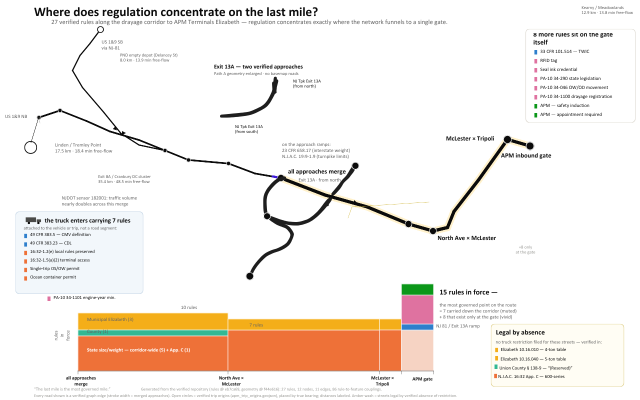
#> input picture visuals/reference/last_mile_reference.png, 1280 x 800 px (shown at 1/2 size)
$ python check_reference_lines.py
#> lines starting #> are read from the running program, lines starting #| are printed output that depends on the picture; after the words box and inside, x2 and y2 are one past the last pixel; in counts of white or black regions, pixels touching at a corner belong together
#!/usr/bin/env python3
"""Score how closely the rendered map's black lines match the reference.

Maps the map-axes region of visuals/last_mile_regulation_map.png back to
slide pixels (1280 x 800), extracts thick dark strokes from both images, and
reports IoU plus mean nearest-distance. Writes visuals/reference/line_check.png:
reference | render | overlay (reference red, render blue, agreement black).
"""
import sys
from pathlib import Path
import numpy as np, cv2

ROOT = Path(__file__).resolve().parent.parent
REF = ROOT / "visuals/reference/last_mile_reference.png"
RENDER = ROOT / "visuals/last_mile_regulation_map.png"
OUT = ROOT / "visuals/reference/line_check.png"
FIG_W, FIG_H, DPI = 17, 11, 200
AX = (0.02, 0.30, 0.96, 0.96 * FIG_W / FIG_H * 520 / 1280)   # must match make_last_mile_figure.py
MAP_Y0, MAP_Y1 = 40, 560


def strokes(img, exclude_text=True):
    b, g, r = cv2.split(img)
    dark = ((r < 110) & (g < 110) & (b < 110)).astype(np.uint8) * 255
    dark[MAP_Y1:, :] = 0; dark[:50, :] = 0
    k = cv2.getStructuringElement(cv2.MORPH_ELLIPSE, (3, 3))
    m = cv2.morphologyEx(cv2.morphologyEx(dark, cv2.MORPH_CLOSE, k), cv2.MORPH_OPEN, k)
    n, lab, st, _ = cv2.connectedComponentsWithStats(m, 8)
    keep = np.zeros_like(m)
    for i in range(1, n):
        if st[i][4] >= 120 or max(st[i][2], st[i][3]) >= 40:
            keep[lab == i] = 255
    return keep


def main():
    ref = cv2.imread(str(REF)); rend = cv2.imread(str(RENDER))
#> in main, ref is the input picture: shape (800, 1280, 3); mean B, G, R 232.5, 238.1, 245
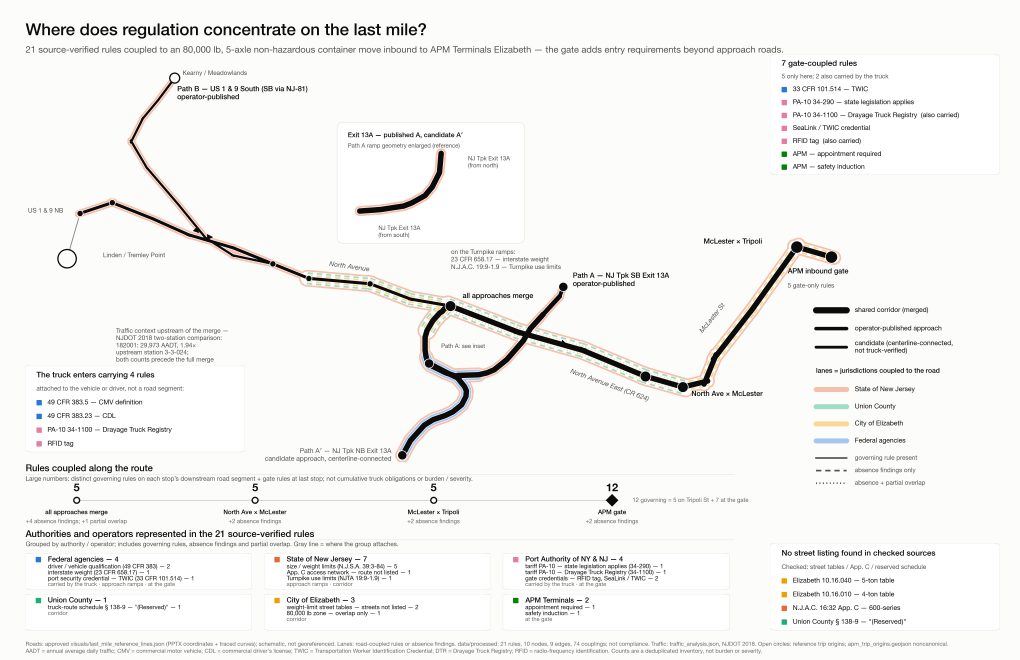
#> input picture visuals/last_mile_regulation_map.png, 5100 x 3300 px (shown at 1/5 size)
#> in main, rend is the input picture: shape (3300, 5100, 3); mean B, G, R 242.2, 243.3, 243.7
    H, W = rend.shape[:2]
#> H = 3300; W = 5100
    x0, y1 = int(AX[0] * W), int((1 - AX[1]) * H)
#> x0 = 102; y1 = 2310
    x1, y0 = int((AX[0] + AX[2]) * W), int((1 - AX[1] - AX[3]) * H)
#> x1 = 4998; y0 = 320
    crop = cv2.resize(rend[y0:y1, x0:x1], (1280, MAP_Y1 - MAP_Y0), interpolation=cv2.INTER_AREA)
    canvas = np.full_like(ref, 255); canvas[MAP_Y0:MAP_Y1, :] = crop
    a, b = strokes(ref), strokes(canvas)
#> in strokes, `dark = ((r < 110) & (g < 110) & (b < 110)).astype(np.uint8) * 255`:
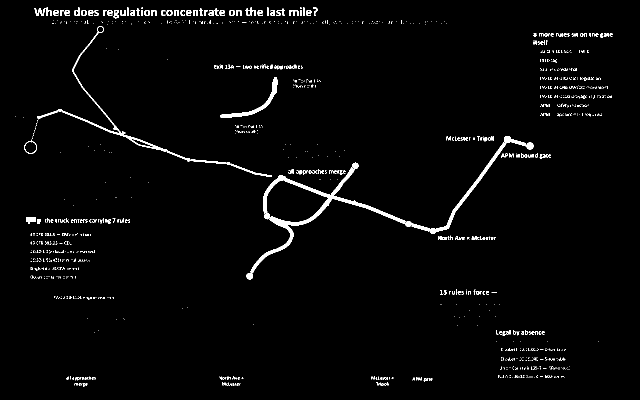
#> dark: shape (800, 1280) (shown at 1/2 size); 2.2% white; 1417 white regions (1276 under 20 px), largest, box (x1, y1, x2, y2) and area: (493, 334, 812, 559) 4990, (124, 53, 326, 301) 1605, (872, 284, 1013, 464) 1463
#> in strokes, `m = cv2.morphologyEx(cv2.morphologyEx(dark, cv2.MORPH_CLOSE, k), cv2.M..`: m: shape (800, 1280); 1.5% white; 156 white regions (79 under 20 px), largest, box (x1, y1, x2, y2) and area: (493, 272, 1067, 559) 7797, (75, 63, 543, 354) 2538, (440, 154, 556, 235) 1136
#> in strokes, `n, lab, st, _ = cv2.connectedComponentsWithStats(m, 8)`:
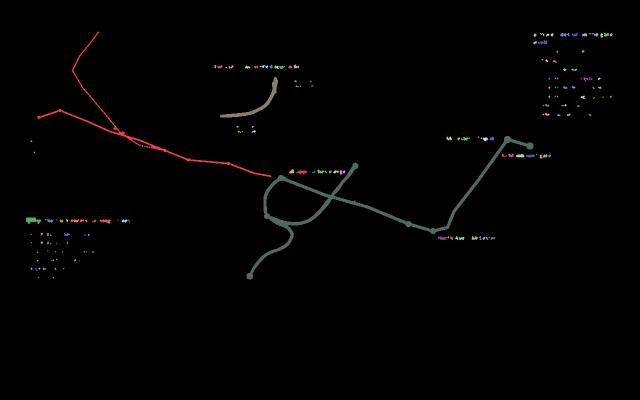
#> lab: shape (800, 1280) int32 (shown at 1/2 size); 157 distinct labels, from 0 to 156; one colour per label, 0 black
#> in strokes, `n, lab, st, _ = cv2.connectedComponentsWithStats(m, 8)`: n = 157; st = 157 rows, first 6: [0, 0, 1280, 800, 1008317], [75, 63, 468, 291, 2538], [1067, 67, 6, 6, 27], [1080, 66, 9, 6, 22], [1092, 67, 7, 6, 22], [1101, 66, 6, 7, 26]
#> after the loop in strokes, `for i in range(1, n):`: keep: shape (800, 1280); 1.1% white; 4 white regions, box (x1, y1, x2, y2) and area: (493, 272, 1067, 559) 7797, (75, 63, 543, 354) 2538, (440, 154, 556, 235) 1136, (52, 435, 82, 448) 253
#> call 2 of strokes, with exclude_text = True
#> in strokes (call 2), `dark = ((r < 110) & (g < 110) & (b < 110)).astype(np.uint8) * 255`: dark: shape (800, 1280); 1.7% white; 1250 white regions (1234 under 20 px), largest, box (x1, y1, x2, y2) and area: (454, 324, 860, 557) 5973, (872, 272, 1068, 464) 2148, (117, 51, 326, 301) 1903
#> in strokes (call 2), `m = cv2.morphologyEx(cv2.morphologyEx(dark, cv2.MORPH_CLOSE, k), cv2.M..`: m: shape (800, 1280); 1.6% white; 197 white regions (116 under 20 px), largest, box (x1, y1, x2, y2) and area: (75, 62, 1068, 557) 10910, (440, 153, 553, 236) 1079, (1036, 358, 1084, 366) 369
#> in strokes (call 2), `n, lab, st, _ = cv2.connectedComponentsWithStats(m, 8)`:
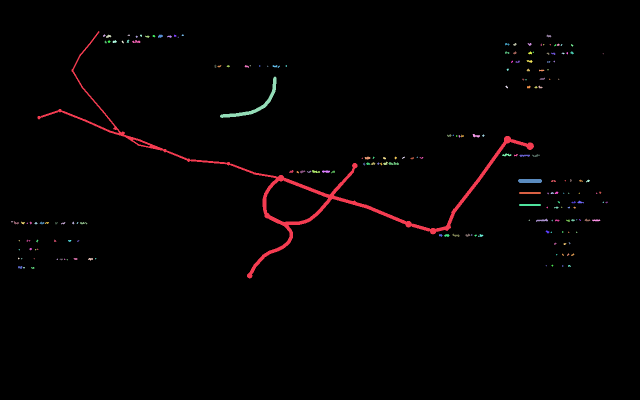
#> lab: shape (800, 1280) int32 (shown at 1/2 size); 198 distinct labels, from 0 to 197; one colour per label, 0 black
#> in strokes (call 2), `n, lab, st, _ = cv2.connectedComponentsWithStats(m, 8)`: n = 198; st = 198 rows, first 6: [0, 0, 1280, 800, 1007500], [75, 62, 993, 495, 10910], [206, 69, 5, 5, 16], [212, 69, 11, 7, 43], [255, 69, 5, 3, 9], [280, 69, 4, 5, 14]
#> after the loop in strokes (call 2), `for i in range(1, n):`: keep: shape (800, 1280); 1.2% white; 5 white regions, box (x1, y1, x2, y2) and area: (75, 62, 1068, 557) 10910, (440, 153, 553, 236) 1079, (1036, 358, 1084, 366) 369, (1038, 384, 1082, 388) 172, (1038, 408, 1082, 412) 172
    b[330:, 1030:] = 0                      # figure legend swatches (no roads there)
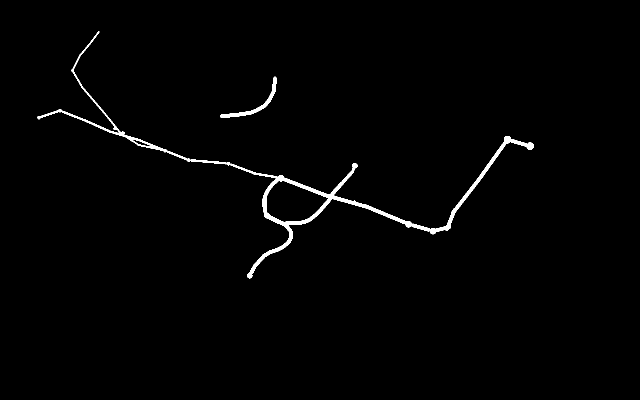
#> b: shape (800, 1280) (shown at 1/2 size); 1.2% white; 2 white regions, box (x1, y1, x2, y2) and area: (75, 62, 1068, 557) 10910, (440, 153, 553, 236) 1079
    a[440:, 25:300] = 0; b[440:, 25:300] = 0   # truck icon / truck rules box
#> after `a[440:, 25:300] = 0`: a: shape (800, 1280); 1.1% white; 5 white regions (1 under 20 px), largest, box (x1, y1, x2, y2) and area: (493, 272, 1067, 559) 7797, (75, 63, 543, 354) 2538, (440, 154, 556, 235) 1136, (52, 435, 73, 440) 99
    inter, union = np.logical_and(a > 0, b > 0).sum(), np.logical_or(a > 0, b > 0).sum()
#> inter = 10782; union = 12784
    iou = inter / union if union else 0
#> iou = 0.843
    da = cv2.distanceTransform(255 - a, cv2.DIST_L2, 5); db = cv2.distanceTransform(255 - b, cv2.DIST_L2, 5)
#> after `db = cv2.distanceTransform(255 - b, cv2.DIST_L2, 5)`:
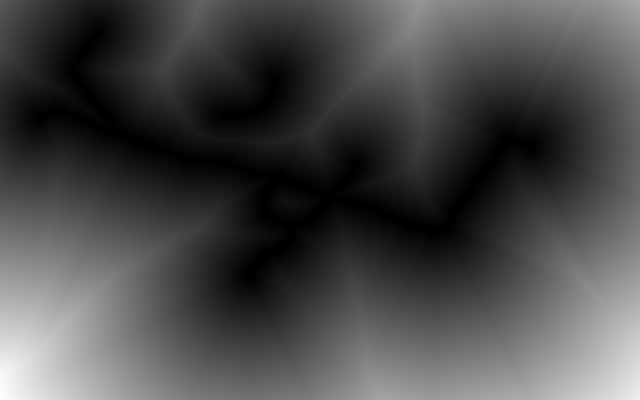
#> db: shape (800, 1280) float32 (shown at 1/2 size); min 0, max 542.4, mean 156.7; drawn with min black and max white
    d_ref_to_rend = float(db[a > 0].mean()); d_rend_to_ref = float(da[b > 0].mean())
#> after `d_ref_to_rend = float(db[a > 0].mean())`: d_ref_to_rend = 1.93
#> after `d_rend_to_ref = float(da[b > 0].mean())`: d_rend_to_ref = 0.119
    far_ref = float((db[a > 0] > 4).mean()); far_rend = float((da[b > 0] > 4).mean())
#> after `far_ref = float((db[a > 0] > 4).mean())`: far_ref = 0.00916
#> after `far_rend = float((da[b > 0] > 4).mean())`: far_rend = 0.00184
    ov = np.full_like(ref, 255)
    ov[(a > 0) & (b == 0)] = (0, 0, 255); ov[(b > 0) & (a == 0)] = (255, 0, 0); ov[(a > 0) & (b > 0)] = (0, 0, 0)
    for name, mask in (("reference-only (red)", (a > 0) & (db > 4)), ("render-only (blue)", (b > 0) & (da > 4))):
        n, lab, st, cen = cv2.connectedComponentsWithStats(mask.astype(np.uint8) * 255, 8)
        blobs = sorted([(int(st[i][4]), int(cen[i][0]), int(cen[i][1])) for i in range(1, n) if st[i][4] >= 15], reverse=True)[:12]
        print(f"{name} clusters (area, x, y): {blobs}")
#> this loop made 2 passes
#> (name, n, cen, blobs) on pass 1: ('reference-only (red)', 3, [[639.6, 399.5], [61.61, 437.1], [77, 439]], [(99, 61, 437)])
#> (name, n, st, cen, blobs) on pass 2: ('render-only (blue)', 2, [[0, 0, 1280, 800, 1023978], [546, 351, 6, 5, 22]], [[639.5, 399.5], [548.5, 353.3]], [(22, 548, 353)])
#| reference-only (red) clusters (area, x, y): [(99, 61, 437)]
#| render-only (blue) clusters (area, x, y): [(22, 548, 353)]
    cv2.imwrite(str(OUT), np.vstack([ref, canvas, ov]))
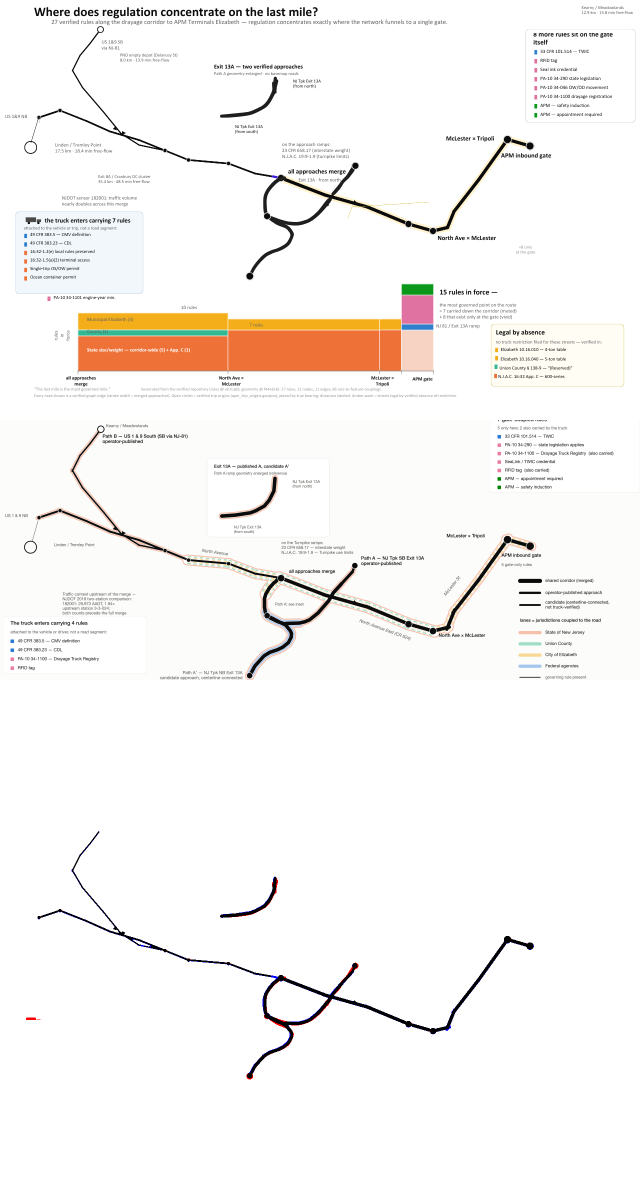
#> saved as line_check.png: shape (2400, 1280, 3) (shown at 1/2 size); mean B, G, R 243.7, 245.7, 248.2
    print(f"stroke IoU={iou:.3f}  mean dist ref->render={d_ref_to_rend:.2f}px  render->ref={d_rend_to_ref:.2f}px  "
          f"ref px farther than 4px={far_ref:.1%}  render px farther than 4px={far_rend:.1%}")
#| stroke IoU=0.843  mean dist ref->render=1.93px  render->ref=0.12px  ref px farther than 4px=0.9%  render px farther than 4px=0.2%
    print("wrote", OUT)


if __name__ == "__main__":
    main()
